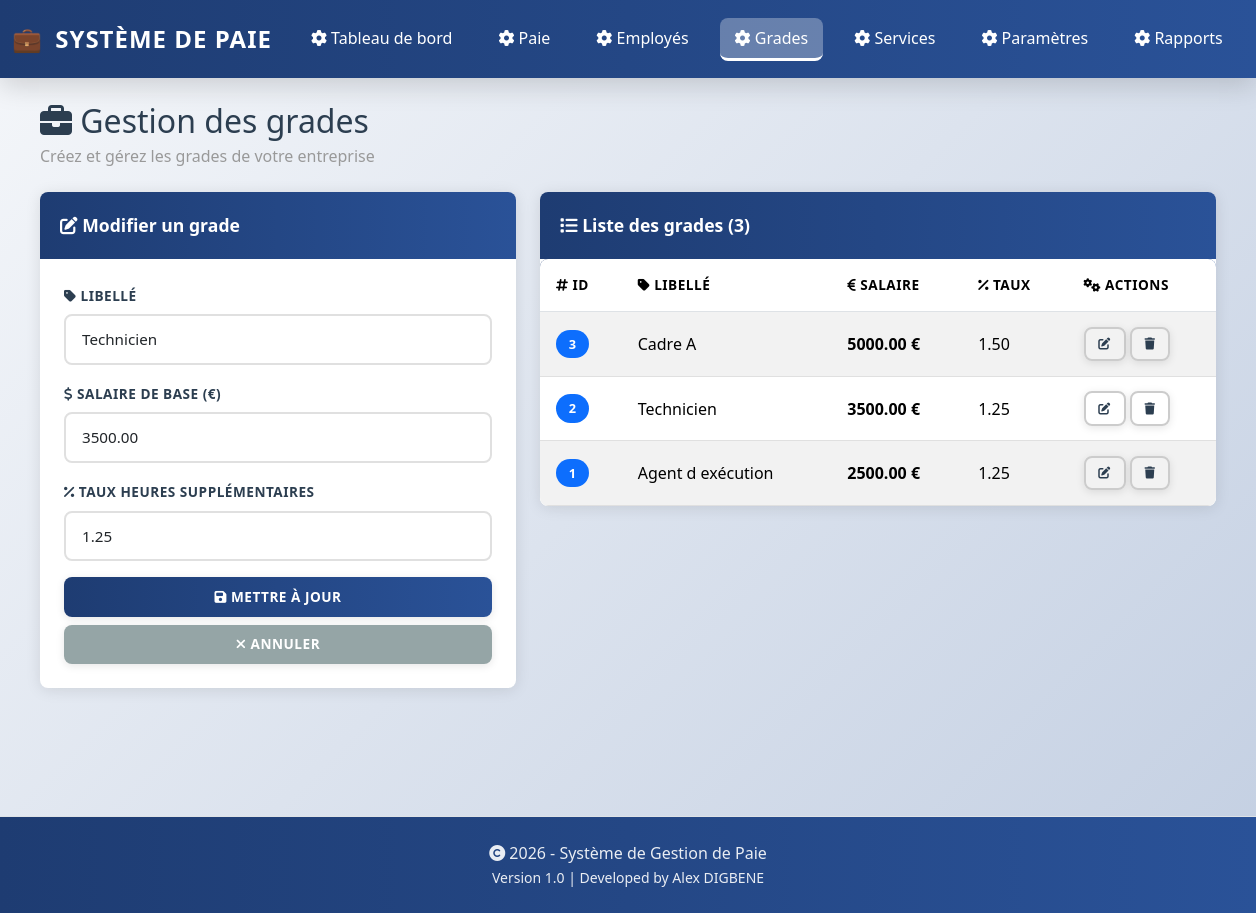
The page /grade.php?action=edit&id=2 on the database its author committed.
### tables this page shows
CREATE TABLE IF NOT EXISTS Grade (
    Id_Grade INT NOT NULL AUTO_INCREMENT,
    libelle_grade VARCHAR(50) NOT NULL,
    salaire_base DECIMAL(15,2) NOT NULL,
    taux_heures_supp DECIMAL(5,2) NOT NULL,
    CONSTRAINT PK_Grade PRIMARY KEY (Id_Grade)
);

### functions.php (called while the page is built, shortened)
<?php
require_once __DIR__ . '/config.php';
function queryAll($sql) {
    global $mysqli;
    $result = $mysqli->query($sql);
    return $result;
}

### config.php (called while the page is built, shortened)
<?php
function h($value) {
    return htmlspecialchars($value, ENT_QUOTES, 'UTF-8');
}

### grade.php (the view, shortened to what this page needs)
<?php
require_once __DIR__ . '/functions.php';
$action = $_GET['action'] ?? '';
$grades = queryAll('SELECT * FROM Grade ORDER BY Id_Grade DESC');
$edited = null;
if ($action === 'edit' && isset($_GET['id'])) {
    $id = (int) $_GET['id'];
    $edited = queryAll("SELECT * FROM Grade WHERE Id_Grade = $id")->fetch_assoc();
}
?>
<?php include 'header.php'; ?>
<div class="mb-4">
    <h2 class="mb-1"><i class="fas fa-briefcase"></i> Gestion des grades</h2>
    <p class="text-muted">Créez et gérez les grades de votre entreprise</p>
</div>
<div class="row">
    <div class="col-lg-5">
        <div class="card mb-4">
            <div class="card-header">
                <i class="fas fa-<?= $edited ? 'edit' : 'plus' ?>"></i> <?= $edited ? 'Modifier un grade' : 'Ajouter un nouveau grade' ?>
            </div>
            <div class="card-body">
                <form method="post" action="grade.php">
                    <div class="mb-3">
                        <label class="form-label"><i class="fas fa-tag"></i> Libellé</label>
                        <input name="libelle" class="form-control" placeholder="Ex: Agent d'exécution" required value="<?= h($edited['libelle_grade'] ?? '') ?>">
                    </div>
                    <div class="mb-3">
                        <label class="form-label"><i class="fas fa-dollar-sign"></i> Salaire de base (€)</label>
                        <input name="salaire_base" type="number" step="0.01" class="form-control" placeholder="Ex: 2500" required value="<?= h($edited['salaire_base'] ?? '') ?>">
                    </div>
                    <div class="mb-3">
                        <label class="form-label"><i class="fas fa-percent"></i> Taux heures supplémentaires</label>
                        <input name="taux_heures_supp" type="number" step="0.01" class="form-control" placeholder="Ex: 1.25" required value="<?= h($edited['taux_heures_supp'] ?? '') ?>">
                    </div>
                    <div class="d-grid gap-2">
                        <button class="btn btn-primary" type="submit">
                            <i class="fas fa-save"></i> <?= $edited ? 'Mettre à jour' : 'Ajouter' ?>
                        </button>
                        <?php if ($edited): ?>
                            <a href="grade.php" class="btn btn-secondary">
                                <i class="fas fa-times"></i> Annuler
                            </a>
                        <?php endif; ?>
                    </div>
                </form>
            </div>
        </div>
    </div>
    <div class="col-lg-7">
        <div class="card">
            <div class="card-header">
                <i class="fas fa-list"></i> Liste des grades (<?= $grades->num_rows ?>)
            </div>
            <div class="table-responsive">
                <table class="table table-striped mb-0">
                    <thead>
                        <tr>
                            <th><i class="fas fa-hashtag"></i> ID</th>
                            <th><i class="fas fa-tag"></i> Libellé</th>
                            <th><i class="fas fa-euro-sign"></i> Salaire</th>
                            <th><i class="fas fa-percent"></i> Taux</th>
                            <th><i class="fas fa-cogs"></i> Actions</th>
                        </tr>
                    </thead>
                    <tbody>
                        <?php while ($grade = $grades->fetch_assoc()): ?>
                            <tr>
                                <td><span class="badge bg-primary"><?= h($grade['Id_Grade']) ?></span></td>
                                <td><?= h($grade['libelle_grade']) ?></td>
                                <td><strong><?= h($grade['salaire_base']) ?> €</strong></td>
                                <td><?= h($grade['taux_heures_supp']) ?></td>
                                <td>
                                    <a href="grade.php?action=edit&id=<?= h($grade['Id_Grade']) ?>" class="btn btn-sm btn-outline-secondary" title="Modifier">
                                        <i class="fas fa-edit"></i>
                                    </a>
                                    <a href="grade.php?action=delete&id=<?= h($grade['Id_Grade']) ?>" class="btn btn-sm btn-outline-danger" onclick="return confirm('Supprimer ce grade ?');" title="Supprimer">
                                        <i class="fas fa-trash"></i>
                                    </a>
                                </td>
                            </tr>
                        <?php endwhile; ?>
                    </tbody>
                </table>
            </div>
        </div>
    </div>
</div>
<?php include 'footer.php'; ?>

### styles.css (style rules this page uses)
:root { --primary: #1e3c72; --secondary: #2a5298; --success: #27ae60; --danger: #e74c3c; --warning: #f39c12; --info: #3498db; --light: #ecf0f1; --dark: #2c3e50; --border-radius: 8px; --shadow: 0 2px 15px rgba(0,0,0,0.1); --shadow-lg: 0 8px 25px rgba(0,0,0,0.15); }
* { margin: 0; padding: 0; box-sizing: border-box; }
body { font-family: 'Segoe UI', Tahoma, Geneva, Verdana, sans-serif; background: linear-gradient(135deg, #f5f7fa 0%, #c3cfe2 100%); color: var(--dark); min-height: 100vh; }
h1, h2, h3, h4, h5, h6 { color: var(--dark); }
.card { border: none; border-radius: var(--border-radius); box-shadow: var(--shadow); transition: all 0.3s ease; overflow: hidden; }
.card-header { background: linear-gradient(90deg, var(--primary) 0%, var(--secondary) 100%); color: white; font-weight: 600; border: none; padding: 1.25rem; font-size: 1.1rem; }
.card-body { padding: 1.5rem; }
.form-label { font-weight: 600; color: var(--dark); margin-bottom: 0.5rem; text-transform: uppercase; font-size: 0.85rem; letter-spacing: 0.5px; }
.form-control, .form-select { border: 2px solid #e0e0e0; border-radius: var(--border-radius); padding: 0.75rem 1rem; font-size: 0.95rem; transition: all 0.3s ease; }
.form-control::placeholder { color: #999; }
.btn { border: none; border-radius: var(--border-radius); font-weight: 600; padding: 0.6rem 1.2rem; transition: all 0.3s ease; text-transform: uppercase; font-size: 0.85rem; letter-spacing: 0.5px; box-shadow: 0 2px 8px rgba(0,0,0,0.1); }
.btn-primary { background: linear-gradient(90deg, var(--primary) 0%, var(--secondary) 100%); color: white; }
.btn-secondary { background: #95a5a6; color: white; }
.btn-outline-secondary, .btn-outline-danger { border: 2px solid #ccc; color: var(--dark); }
.btn-sm { padding: 0.4rem 0.8rem; font-size: 0.75rem; }
.table { background: white; border-radius: var(--border-radius); overflow: hidden; }
.table thead { background: linear-gradient(90deg, var(--primary) 0%, var(--secondary) 100%); color: white; }
.table-striped tbody tr:nth-of-type(odd) { background: rgba(0,0,0,0.02); }
.table tbody tr { transition: all 0.2s ease; border-bottom: 1px solid #e0e0e0; }
.table th { font-weight: 700; text-transform: uppercase; font-size: 0.85rem; letter-spacing: 0.5px; padding: 1rem; }
.table td { padding: 0.9rem 1rem; vertical-align: middle; }
.badge { padding: 0.5rem 0.8rem; border-radius: 20px; font-weight: 600; font-size: 0.8rem; letter-spacing: 0.5px; }
.card { animation: fadeIn 0.5s ease; }
.text-muted { color: #999 !important; }
body > main > .container > :last-child { margin-bottom: 2rem; }

### rows shown on the page
grade: libelle "Technicien", salaire_base "3500.00", taux_heures_supp "1.25", Id_Grade "2", libelle_grade "Technicien"
grade: Id_Grade "3", libelle_grade "Cadre A", salaire_base "5000.00", taux_heures_supp "1.50"
grade: Id_Grade "1", libelle_grade "Agent d exécution", salaire_base "2500.00", taux_heures_supp "1.25"

### other values the page prints
$label "Tableau de bord"
$label "Paie"
$label "Employés"
$label "Grades"
$label "Services"
$label "Paramètres"
$label "Rapports"
$grades->num_rows "3"
